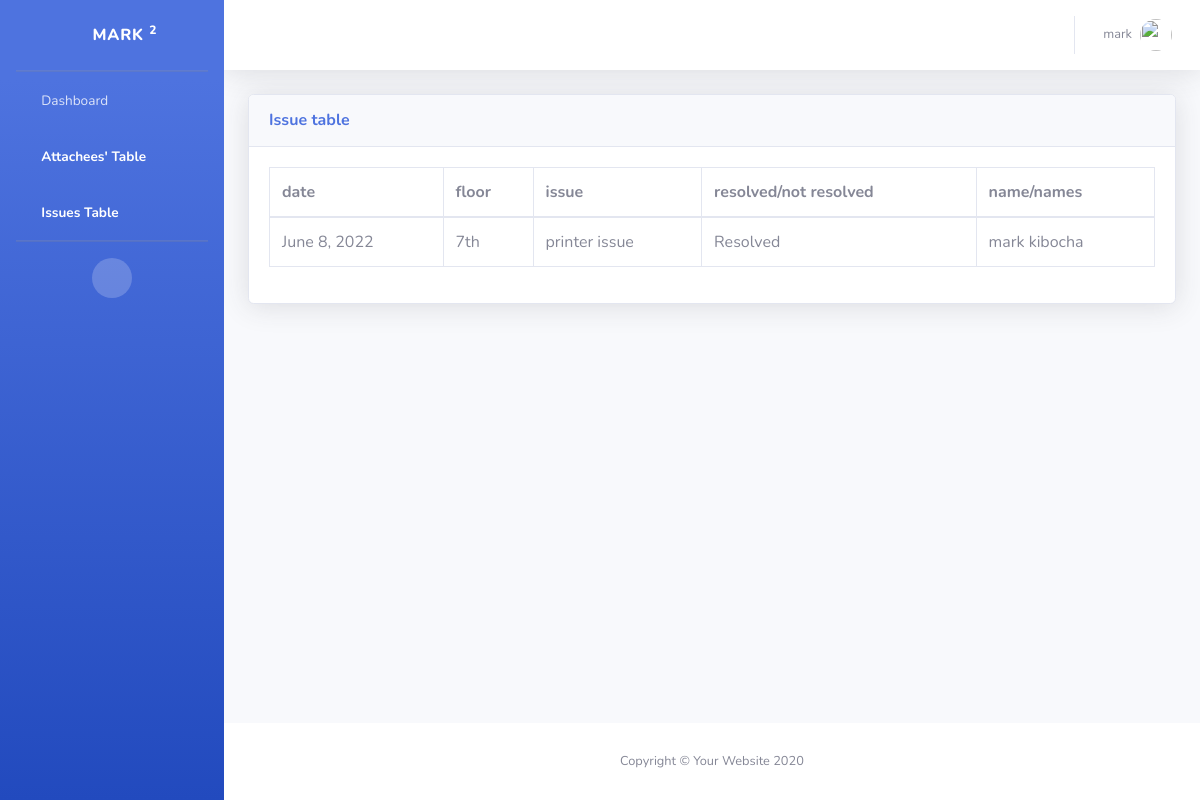
Before: /issue_table (signed in) with the older database file.
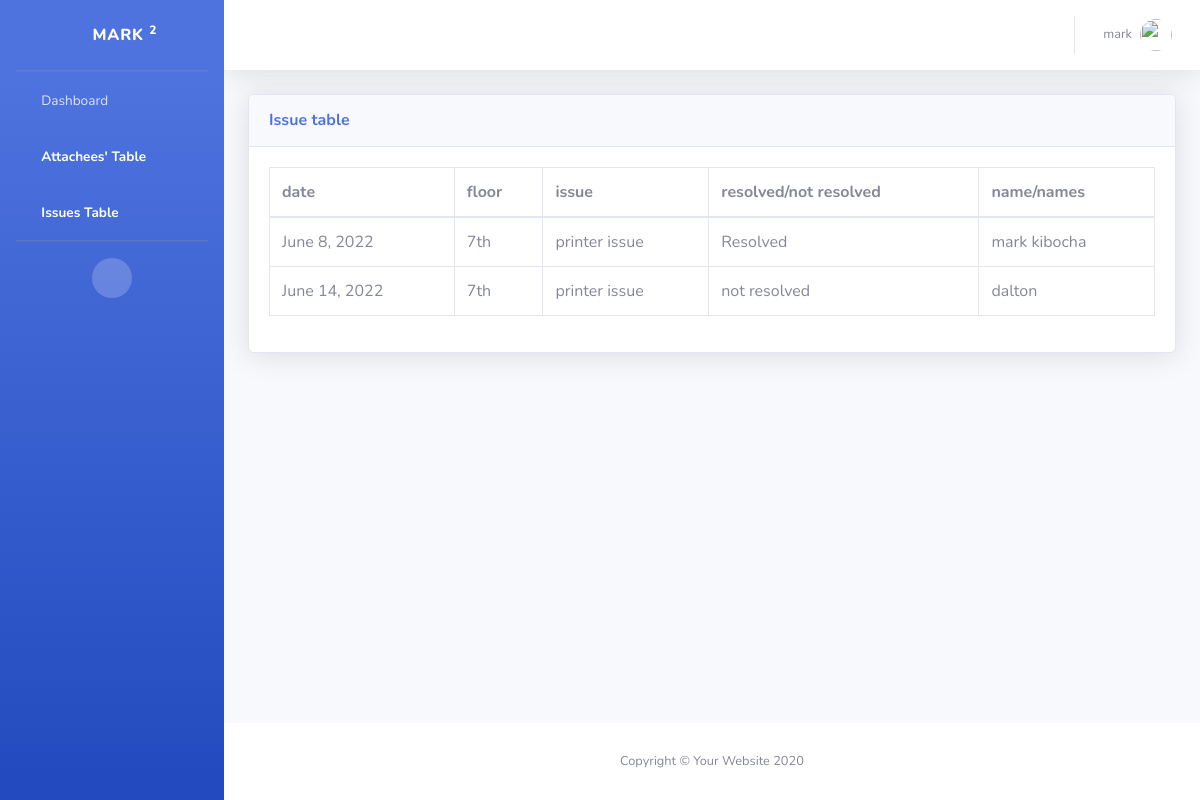
After: the same page with the newer database file.
### attachee_reg_form/models.py (models this page shows, shortened)
class Issue(models.Model):
    date =models.DateField(null=False, default='2022-06-22')
    floor = models.CharField(max_length=255)
    issue =models.CharField(max_length=2550)
    Resolved = models.CharField(max_length=255)
    name  =models.CharField(max_length=2550)

### attachee_reg_form/views.py (the view)
# urls.py: path('issue_table', views.issue_table, name='issue_table'),
def issue_table(request):
    my_data=Issue.objects.all()
    return render( request, 'issue2_table.html', {'data': my_data})

### attachee_reg_form/templates/issue2_table.html (shortened to what this page needs)
{% load static %}
<!DOCTYPE html>
<html lang="en">
<head>
    <link rel="stylesheet" type="text/css" href="{% static 'DataTables/datatables.min.css'%}"/>
    <link rel="stylesheet" type="text/css"
        href="https://cdnjs.cloudflare.com/ajax/libs/twitter-bootstrap/5.1.3/css/bootstrap.min.css" />
    <link href="{% static 'vendor/fontawesome-free/css/all.min.css'%}" rel="stylesheet" type="text/css">
    <link rel="stylesheet" href="	https://cdn.jsdelivr.net/npm/bootstrap@5.2.0-beta1/dist/css/bootstrap.min.css">
    <link href="{% static 'css/sb-admin-2.min.css'%}" rel="stylesheet">
    <link href="{% static 'vendor/datatables/dataTables.bootstrap4.min.css'%}" rel="stylesheet">
    <link rel="stylesheet" type="text/css" href="DataTables/datatables.min.css" />
</head>
<body id="page-top">
    <div id="wrapper">
        <ul class="navbar-nav bg-gradient-primary sidebar sidebar-dark accordion" id="accordionSidebar">
            <a class="sidebar-brand d-flex align-items-center justify-content-center" href="{% url 'admin_page' %}">
                <div class="sidebar-brand-icon rotate-n-15">
                    <i class="fas fa-laugh-wink"></i>
                </div>
                <div class="sidebar-brand-text mx-3">{{user}} <sup>2</sup></div>
            </a>
            <hr class="sidebar-divider my-0">
            <li class="nav-item">
                <a class="nav-link" href="{% url 'admin_page' %}">
                    <i class="fas fa-fw fa-tachometer-alt"></i>
                    <span>Dashboard</span></a>
            </li>
            <li class="nav-item active">
                <a class="nav-link" href="{% url 'admin_table' %}">
                    <i class="fas fa-fw fa-table"></i>
                    <span>Attachees' Table</span></a>
            </li>
            <li class="nav-item active">
                <a class="nav-link" href="{% url 'issue_table' %}">
                    <i class="fas fa-fw fa-table"></i>
                    <span>Issues Table</span></a>
            </li>
            <hr class="sidebar-divider d-none d-md-block">
            <div class="text-center d-none d-md-inline">
                <button class="rounded-circle border-0" id="sidebarToggle"></button>
            </div>
        </ul>
        <div id="content-wrapper" class="d-flex flex-column">
            <div id="content">
                <nav class="navbar navbar-expand navbar-light bg-white topbar mb-4 static-top shadow">
                    <ul class="navbar-nav ml-auto">
                        <li class="nav-item dropdown no-arrow">
                            <a class="nav-link dropdown-toggle" href="#" id="userDropdown" role="button"
                                data-toggle="dropdown" aria-haspopup="true" aria-expanded="false">
                                <span class="mr-2 d-none d-lg-inline text-gray-600 small">{{user}}</span>
                                <img class="img-profile rounded-circle" src="{% static 'img/undraw_profile.svg'%}">
                            </a>
                        </li>
                    </ul>
                </nav>
                <div class="container-fluid">
                    {% if user.is_authenticated %}
                    <div class="card shadow mb-4">
                        <div class="card-header py-3">
                            <h6 class="m-0 font-weight-bold text-primary">Issue table</h6>
                        </div>
                        <div class="card-body">
                            <div class="table-responsive">
                                <table class="table table-bordered" id="dataTable" width="100%" cellspacing="0">
                                    <thead>
                                        <tr>
                                        <tr>
                                            <th scope="col">date</th>
                                            <th scope="col">floor</th>
                                            <th scope="col">issue</th>
                                            <th scope="col">resolved/not resolved</th>
                                            <th scope="col">name/names</th>
                                        </tr>
                                        </tr>
                                    </thead>
                                    <tbody>
                                        {% for data in data %}
                                        <tr>
                                            <td>{{data.date}}</td>
                                            <td>{{data.floor}}</td>
                                            <td>{{data.issue}}</td>
                                            <td>{{data.Resolved}}</td>
                                            <td>{{data.name}}</td>
                                        </tr>
                                        {% endfor %}
                                    </tbody>
                                </table>
                            </div>
                        </div>
                    </div>
                    {% endif %}
                </div>
            </div>
            <footer class="sticky-footer bg-white">
                <div class="container my-auto">
                    <div class="copyright text-center my-auto">
                        <span>Copyright &copy; Your Website 2020</span>
                    </div>
                </div>
            </footer>
        </div>
    </div>
</body>
</html>

Changed rows visible on the page:
added Issue: date "June 14, 2022", floor "7th", issue "printer issue", Resolved "not resolved", name "dalton"
